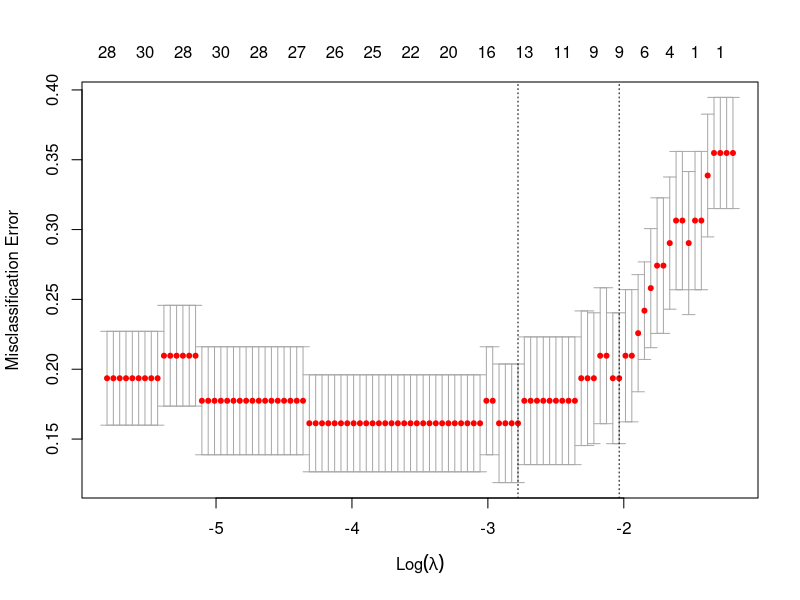

Recreate this plot in R.
library(glmnet)
library(ggplot2)
library(data.table)

# Read the data and set the labels. Encode 1 as cancer and 0 as no cancer.
I2000 <- transpose(read.csv('I2000.csv', header=FALSE, sep=""))
cancer <- read.csv('tissues.csv', header=FALSE, sep="")
cancer[cancer <= 0] <- 0
cancer[cancer > 0] <- 1
cancer$V1 <- as.factor(cancer$V1)

# Use cross validation to find a good lambda.
cv_model <- cv.glmnet(as.matrix(I2000), t(cancer), family="binomial", type.measure="class", alpha=1.0)
plot(cv_model)

# Find a good lambda and check accuracy over entire dataset.
opt_lambda <- cv_model["lambda.1se"][[1]]
pred <- predict(cv_model, as.matrix(I2000), s=opt_lambda, type="class")
# Accuracy
mean(pred == cancer)

# Basline classification accuracy by predicting just 0 is 40/62 = 0.65
